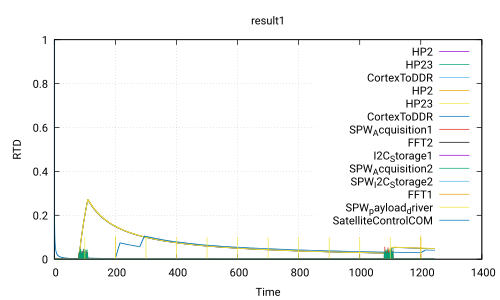

Source code (gnuplot):
 set title 'result1'
 set ylabel 'RTD'
 set xlabel 'Time'
 set grid
 set term pdf
 set output 'Use_case_DoubleCamera_noSafety.ATIPPIC0.executable280.0_0.0.pdf'
 plot 'Use_case_DoubleCamera_noSafety.ATIPPIC0.executable280.0_0.0.csv' using 1:2 with lines title 'HP2','Use_case_DoubleCamera_noSafety.ATIPPIC0.executable280.0_0.0.csv' using 1:3 with lines title 'HP23','Use_case_DoubleCamera_noSafety.ATIPPIC0.executable280.0_0.0.csv' using 1:4 with lines title 'CortexToDDR','Use_case_DoubleCamera_noSafety.ATIPPIC0.executable280.0_0.0.csv' using 1:5 with lines title 'HP2','Use_case_DoubleCamera_noSafety.ATIPPIC0.executable280.0_0.0.csv' using 1:6 with lines title 'HP23','Use_case_DoubleCamera_noSafety.ATIPPIC0.executable280.0_0.0.csv' using 1:7 with lines title 'CortexToDDR','Use_case_DoubleCamera_noSafety.ATIPPIC0.executable280.0_0.0.csv' using 1:8 with lines title 'SPW_Acquisition1','Use_case_DoubleCamera_noSafety.ATIPPIC0.executable280.0_0.0.csv' using 1:9 with lines title 'FFT2','Use_case_DoubleCamera_noSafety.ATIPPIC0.executable280.0_0.0.csv' using 1:10 with lines title 'I2C_Storage1','Use_case_DoubleCamera_noSafety.ATIPPIC0.executable280.0_0.0.csv' using 1:11 with lines title 'SPW_Acquisition2','Use_case_DoubleCamera_noSafety.ATIPPIC0.executable280.0_0.0.csv' using 1:12 with lines title 'SPW_I2C_Storage2','Use_case_DoubleCamera_noSafety.ATIPPIC0.executable280.0_0.0.csv' using 1:13 with lines title 'FFT1','Use_case_DoubleCamera_noSafety.ATIPPIC0.executable280.0_0.0.csv' using 1:14 with lines title 'SPW_payload_driver','Use_case_DoubleCamera_noSafety.ATIPPIC0.executable280.0_0.0.csv' using 1:15 with lines title 'SatelliteControlCOM'
